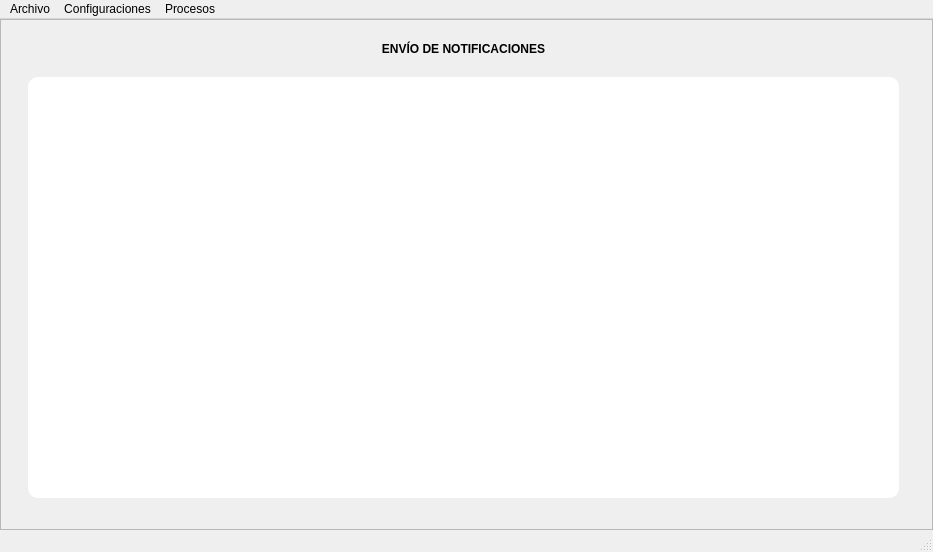
<?xml version="1.0" encoding="UTF-8"?>
<ui version="4.0">
 <class>MainWindow</class>
 <widget class="QMainWindow" name="MainWindow">
  <property name="enabled">
   <bool>true</bool>
  </property>
  <property name="geometry">
   <rect>
    <x>0</x>
    <y>0</y>
    <width>933</width>
    <height>552</height>
   </rect>
  </property>
  <property name="minimumSize">
   <size>
    <width>933</width>
    <height>552</height>
   </size>
  </property>
  <property name="maximumSize">
   <size>
    <width>933</width>
    <height>552</height>
   </size>
  </property>
  <property name="windowTitle">
   <string>Runners</string>
  </property>
  <widget class="QWidget" name="centralwidget">
   <layout class="QVBoxLayout" name="verticalLayout">
    <property name="spacing">
     <number>0</number>
    </property>
    <property name="leftMargin">
     <number>0</number>
    </property>
    <property name="topMargin">
     <number>0</number>
    </property>
    <property name="rightMargin">
     <number>0</number>
    </property>
    <property name="bottomMargin">
     <number>0</number>
    </property>
    <item>
     <widget class="QFrame" name="frame">
      <property name="frameShape">
       <enum>QFrame::StyledPanel</enum>
      </property>
      <property name="frameShadow">
       <enum>QFrame::Raised</enum>
      </property>
      <widget class="QStackedWidget" name="stackedWidget">
       <property name="geometry">
        <rect>
         <x>9</x>
         <y>9</y>
         <width>911</width>
         <height>491</height>
        </rect>
       </property>
       <property name="mouseTracking">
        <bool>false</bool>
       </property>
       <property name="tabletTracking">
        <bool>false</bool>
       </property>
       <property name="currentIndex">
        <number>0</number>
       </property>
       <widget class="QWidget" name="pag_inicio">
        <property name="enabled">
         <bool>true</bool>
        </property>
        <widget class="QLabel" name="label">
         <property name="geometry">
          <rect>
           <x>24</x>
           <y>5</y>
           <width>861</width>
           <height>31</height>
          </rect>
         </property>
         <property name="font">
          <font>
           <weight>75</weight>
           <bold>true</bold>
          </font>
         </property>
         <property name="text">
          <string>ENVÍO DE NOTIFICACIONES</string>
         </property>
         <property name="alignment">
          <set>Qt::AlignCenter</set>
         </property>
        </widget>
        <widget class="QFrame" name="frame_2">
         <property name="geometry">
          <rect>
           <x>19</x>
           <y>49</y>
           <width>871</width>
           <height>421</height>
          </rect>
         </property>
         <property name="styleSheet">
          <string notr="true">background-color: rgb(255, 255, 255);
border-radius: 10px;</string>
         </property>
         <property name="frameShape">
          <enum>QFrame::StyledPanel</enum>
         </property>
         <property name="frameShadow">
          <enum>QFrame::Raised</enum>
         </property>
         <widget class="QLabel" name="label_2">
          <property name="geometry">
           <rect>
            <x>290</x>
            <y>120</y>
            <width>271</width>
            <height>151</height>
           </rect>
          </property>
          <property name="text">
           <string>&lt;html&gt;&lt;head/&gt;&lt;body&gt;&lt;p&gt;&lt;img src=&quot;:/newPrefix/hasber-logo.png&quot;/&gt;&lt;/p&gt;&lt;/body&gt;&lt;/html&gt;</string>
          </property>
         </widget>
        </widget>
       </widget>
       <widget class="QWidget" name="page_2"/>
      </widget>
     </widget>
    </item>
   </layout>
  </widget>
  <widget class="QStatusBar" name="statusbar"/>
  <widget class="QMenuBar" name="menuBar">
   <property name="geometry">
    <rect>
     <x>0</x>
     <y>0</y>
     <width>933</width>
     <height>21</height>
    </rect>
   </property>
   <widget class="QMenu" name="menuArchivo">
    <property name="title">
     <string>Archivo</string>
    </property>
    <addaction name="actionCerrar"/>
   </widget>
   <widget class="QMenu" name="menuConfiguraciones">
    <property name="title">
     <string>Configuraciones</string>
    </property>
    <addaction name="actionConf_SFTP"/>
    <addaction name="actionConf_ruta_de_archivos"/>
    <addaction name="actionConf_base_de_datos"/>
   </widget>
   <widget class="QMenu" name="menuProcesos">
    <property name="title">
     <string>Procesos</string>
    </property>
    <addaction name="actionExtracci_n_y_carga_de_bases"/>
    <addaction name="actionEnv_o_de_notificaciones"/>
   </widget>
   <addaction name="menuArchivo"/>
   <addaction name="menuConfiguraciones"/>
   <addaction name="menuProcesos"/>
  </widget>
  <action name="actionCerrar">
   <property name="text">
    <string>Cerrar</string>
   </property>
  </action>
  <action name="actionConf_SFTP">
   <property name="text">
    <string>Conf. SFTP</string>
   </property>
  </action>
  <action name="actionConf_ruta_de_archivos">
   <property name="text">
    <string>Conf. ruta de archivos</string>
   </property>
  </action>
  <action name="actionConf_servidor_de_correo">
   <property name="text">
    <string>Conf. servidor de correo</string>
   </property>
  </action>
  <action name="actionConf_base_de_datos">
   <property name="text">
    <string>Conf. base de datos</string>
   </property>
  </action>
  <action name="actionExtracci_n_y_carga_de_bases">
   <property name="text">
    <string>Extracción y carga de bases</string>
   </property>
  </action>
  <action name="actionEnv_o_de_notificaciones">
   <property name="text">
    <string>Envío de notificaciones</string>
   </property>
  </action>
 </widget>
 <resources>
  <include location="../resources/img.qrc"/>
 </resources>
 <connections/>
</ui>
